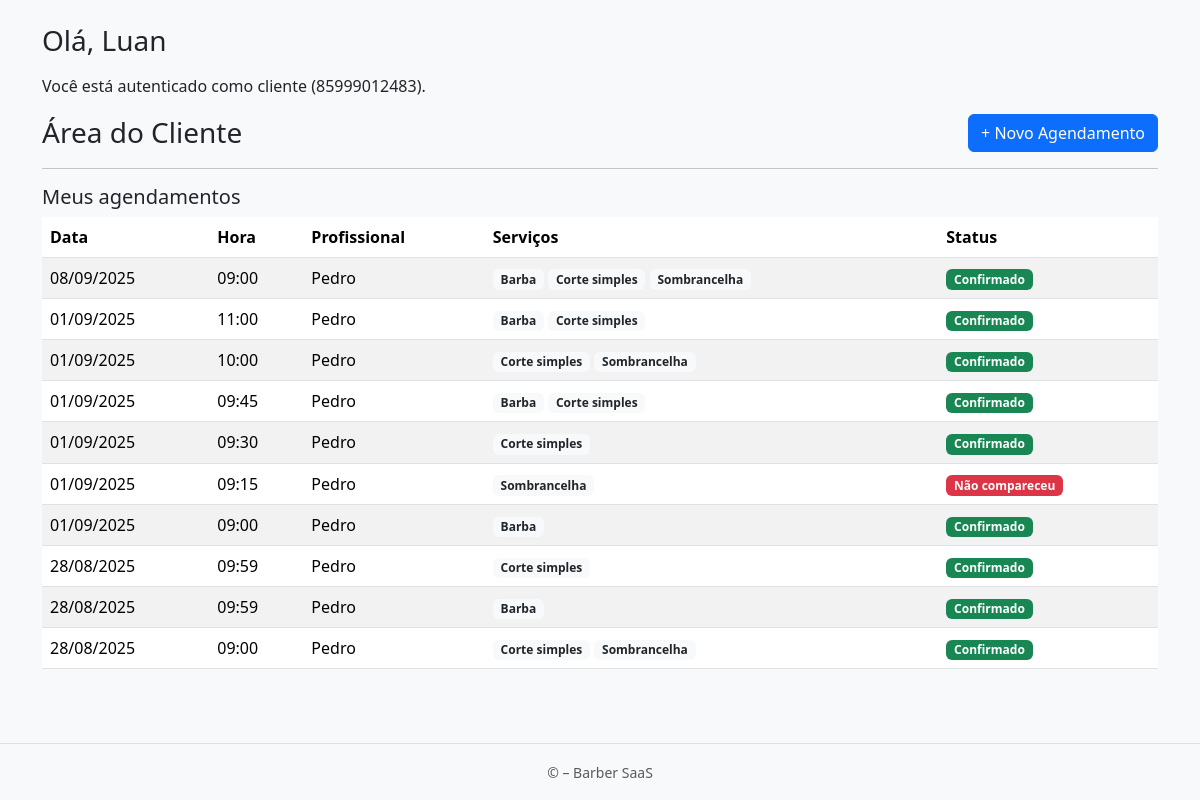
/client/dashboard/ (signed in), run on an earlier commit of the app's database.
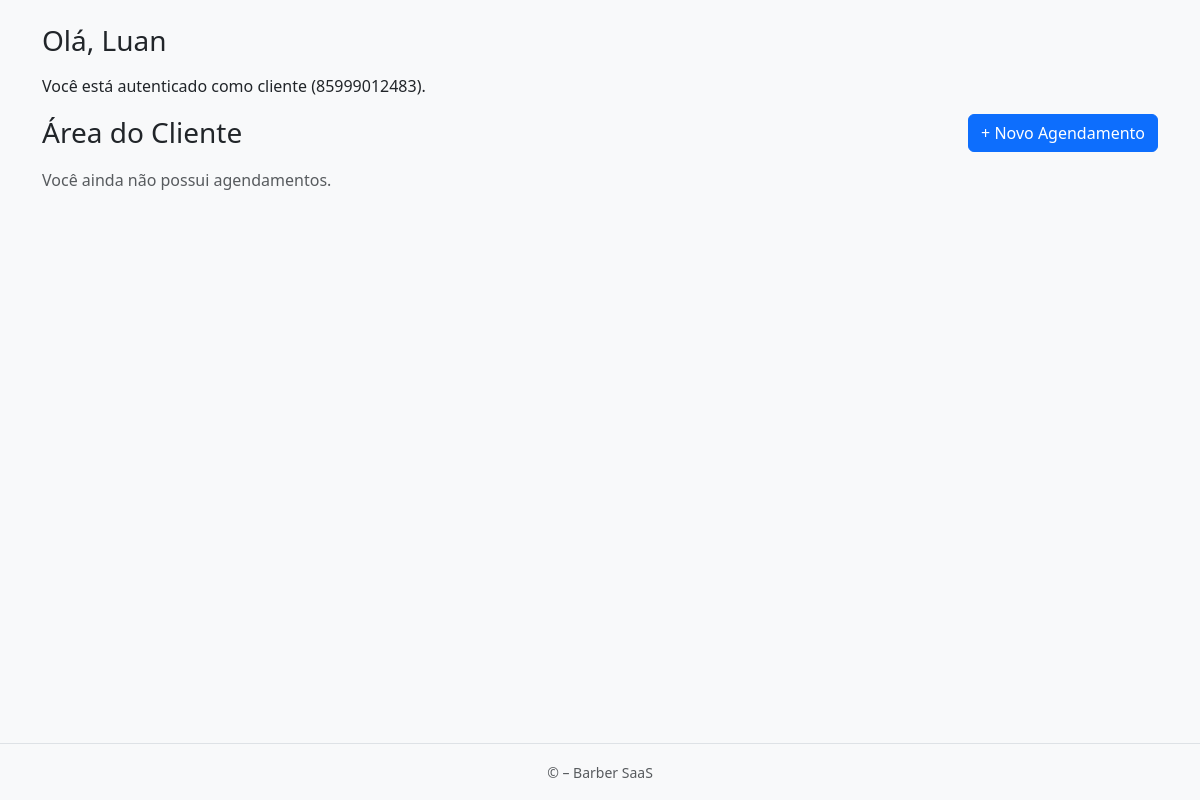
And on a later commit of the database.
### apps/accounts/models.py (models this page shows, shortened)
class User(AbstractUser):
    nome = models.CharField(max_length=120, blank=True, null=True)
    sobrenome = models.CharField(max_length=120, blank=True, null=True)
    grupo = models.SlugField(max_length=150, blank=True)  # << slug único para subdomínio
    email = models.EmailField(unique=True)
    is_owner = models.BooleanField(default=False)
    is_client = models.BooleanField(default=False)
    phone_regex = RegexValidator(r"^\+?\d{10,15}$", "Informe telefone no formato internacional, ex.: +5585...")
    phone = models.CharField(max_length=17, blank=True, null=True, validators=[phone_regex])
    full_name = models.CharField(max_length=120, blank=True, null=True)
    USERNAME_FIELD = "email"
    REQUIRED_FIELDS = []
    objects = UserManager()

### apps/appointments/models.py (models this page shows, shortened)
class Agendamento(models.Model):
    cliente = models.ForeignKey(
        settings.AUTH_USER_MODEL,
        on_delete=models.CASCADE,
        related_name="agendamentos"
    )
    loja = models.ForeignKey("cadastro.Loja", on_delete=models.CASCADE, related_name="agendamentos")
    funcionario = models.ForeignKey("cadastro.Funcionario", on_delete=models.CASCADE, related_name="agendamentos")
    servicos = models.ManyToManyField("cadastro.Servico", related_name="agendamentos")
    duracao_total_minutos = models.PositiveIntegerField(default=0)
    data = models.DateField()
    hora = models.TimeField()
    criado_em = models.DateTimeField(auto_now_add=True)
    confirmado = models.BooleanField(default=False)
    no_show = models.BooleanField(default=False)
    class FormaPagamento(models.TextChoices):
        PIX = "pix", "PIX"
        DEBITO = "debito", "Débito"
        DINHEIRO = "dinheiro", "Dinheiro"
        CREDITO = "credito", "Cartão de Crédito"
    valor_final = models.DecimalField(
        max_digits=10, decimal_places=2, null=True, blank=True
    )
    teve_desconto = models.BooleanField(default=False)
    forma_pagamento = models.CharField(
        max_length=20, choices=FormaPagamento.choices, blank=True, null=True
    )
    observacao = models.TextField(blank=True)
    finalizado_em = models.DateTimeField(blank=True, null=True)

### apps/cadastro/models.py (models this page shows, shortened)
class Funcionario(models.Model):
    class Cargo(models.TextChoices):
        BARBEIRO = 'barbeiro', 'Barbeiro'
        CABELEIREIRO = 'cabeleireiro', 'Cabeleireiro(a)'
        MANICURE = 'manicure', 'Manicure/Pedicure'
        ESTETICISTA = 'esteticista', 'Esteticista'
        SOMBRANCELHA = 'sobrancelha', 'Designer de Sobrancelha'
        RECEPCAO = 'recepcao', 'Recepção'
        OUTRO = 'outro', 'Outro'
    phone_regex = RegexValidator(
        r'^\+?\d{10,15}$',
        'Informe telefone no formato internacional, ex.: +5585...'
    )
    loja = models.ForeignKey('Loja', on_delete=models.CASCADE, related_name='funcionarios')
    nome = models.CharField(max_length=120)
    cargo = models.CharField(max_length=20, choices=Cargo.choices, default=Cargo.BARBEIRO)
    email = models.EmailField(blank=True, null=True)
    telefone = models.CharField(max_length=17, blank=True, null=True, validators=[phone_regex])
    slug = models.SlugField(max_length=160, blank=True)
    ativo = models.BooleanField(default=True)
    criado_em = models.DateTimeField(auto_now_add=True)
    atualizado_em = models.DateTimeField(auto_now=True)
    class Meta:
        verbose_name = 'Funcionário'
        verbose_name_plural = 'Funcionários'
        unique_together = (('loja', 'slug'),)
        ordering = ('nome',)

class Servico(models.Model):
    loja = models.ForeignKey(Loja, on_delete=models.CASCADE, related_name='servicos')
    nome = models.CharField(max_length=160)
    slug = models.SlugField(max_length=180, blank=True)
    descricao = models.TextField(blank=True)
    duracao_minutos = models.PositiveSmallIntegerField(validators=[MinValueValidator(1)], default=30)
    preco = models.DecimalField(max_digits=10, decimal_places=2, validators=[MinValueValidator(0)])
    profissionais = models.ManyToManyField('Funcionario', related_name='servicos', blank=True)
    ativo = models.BooleanField(default=True)
    criado_em = models.DateTimeField(auto_now_add=True)
    atualizado_em = models.DateTimeField(auto_now=True)
    class Meta:
        verbose_name = "Serviço"
        verbose_name_plural = "Serviços"
        ordering = ("nome",)
        unique_together = (("loja", "slug"),)

### apps/accounts/views.py (the view)
# urls.py: path('client/dashboard/', views.client_dashboard, name='client_dashboard'),
@login_required
def client_dashboard(request):
    loja = None
    shop_slug = request.session.get('shop_slug') or request.GET.get('shop')
    if shop_slug:
        from apps.cadastro.models import Loja
        loja = Loja.objects.filter(slug=shop_slug, ativa=True).first()
    agendamentos = Agendamento.objects.filter(cliente=request.user)
    if loja:
        agendamentos = agendamentos.filter(loja=loja)
    agendamentos = agendamentos.select_related("funcionario", "loja").prefetch_related("servicos").order_by("-data", "-hora")
    return render(
        request,
        "accounts/client_dashboard.html",
        {
            "loja": loja,
            "agendamentos": agendamentos,
        }
    )

### apps/accounts/templates/accounts/client_dashboard.html (shortened to what this page needs)
{% extends "accounts/base_client.html" %}
{% block content %}
<h3 class="mb-3">Olá, {{ request.user.full_name|default:"Cliente" }}</h3>
<p>Você está autenticado como cliente ({{ request.user.phone }}).</p>
<div id="client-dashboard-fragment">
  {% include "accounts/partials/client_dashboard.html" %}
</div>
{% endblock %}

### apps/accounts/templates/accounts/base_client.html (shortened to what this page needs)
<!doctype html>
<html lang="pt-BR">
<head>
  <link href="https://cdn.jsdelivr.net/npm/bootstrap@5.3.2/dist/css/bootstrap.min.css" rel="stylesheet">
</head>
<body hx-boost="true" class="bg-light d-flex flex-column min-vh-100">
  <main class="flex-grow-1 container py-4" hx-history-elt>
    {% block content %}{% endblock %}
  </main>
  <footer class="text-center text-muted py-3 border-top">
    <small>&copy; {{ now|date:"Y" }} – Barber SaaS</small>
  </footer>
</body>
</html>

### apps/accounts/templates/accounts/partials/client_dashboard.html
<div class="d-flex justify-content-between align-items-center mb-3">
  <h3 class="m-0">Área do Cliente</h3>
  <a href="{% url 'appointments:agendamento_start' %}"
     class="btn btn-primary">
    + Novo Agendamento
  </a>
</div>
{% if agendamentos %}
  <hr>
  <h5>Meus agendamentos</h5>
  <table class="table table-striped">
    <thead>
      <tr>
        <th>Data</th>
        <th>Hora</th>
        <th>Profissional</th>
        <th>Serviços</th>
        <th>Status</th>
      </tr>
    </thead>
    <tbody>
      {% for ag in agendamentos %}
      <tr>
        <td>{{ ag.data|date:"d/m/Y" }}</td>
        <td>{{ ag.hora|time:"H:i" }}</td>
        <td>{{ ag.funcionario.nome }}</td>
        <td>
          {% for s in ag.servicos.all %}
            <span class="badge bg-light text-dark">{{ s.nome }}</span>
          {% endfor %}
        </td>
        <td>
          {% if ag.no_show %}
            <span class="badge bg-danger">Não compareceu</span>
          {% elif ag.confirmado %}
            <span class="badge bg-success">Confirmado</span>
          {% else %}
            <span class="badge bg-warning text-dark">Pendente</span>
          {% endif %}
        </td>
      </tr>
      {% endfor %}
    </tbody>
  </table>
{% else %}
  <p class="text-muted">Você ainda não possui agendamentos.</p>
{% endif %}

What changed in the data, as far as the page shows it:
removed Agendamento: data "08/09/2025", hora "09:00", funcionario.nome "Pedro", no_show "Confirmado"
no longer on this page (row unchanged): Servico: nome "Barba"
no longer on this page (row unchanged): Servico: nome "Corte simples"
no longer on this page (row unchanged): Servico: nome "Sombrancelha"
removed Agendamento: data "01/09/2025", hora "11:00", funcionario.nome "Pedro", no_show "Confirmado"
removed Agendamento: data "01/09/2025", hora "10:00", funcionario.nome "Pedro", no_show "Confirmado"
removed Agendamento: data "01/09/2025", hora "09:45", funcionario.nome "Pedro", no_show "Confirmado"
removed Agendamento: data "01/09/2025", hora "09:30", funcionario.nome "Pedro", no_show "Confirmado"
removed Agendamento: data "01/09/2025", hora "09:15", funcionario.nome "Pedro", no_show "Não compareceu"
removed Agendamento: data "01/09/2025", hora "09:00", funcionario.nome "Pedro", no_show "Confirmado"
removed Agendamento: data "28/08/2025", hora "09:59", funcionario.nome "Pedro", no_show "Confirmado"
removed Agendamento: data "28/08/2025", hora "09:59", funcionario.nome "Pedro", no_show "Confirmado"
removed Agendamento: data "28/08/2025", hora "09:00", funcionario.nome "Pedro", no_show "Confirmado"
Also different on the page:
text no longer shown: "Meus agendamentos Data Hora Profissional Serviços Status"
text now shown: "Você ainda não possui agendamentos."
